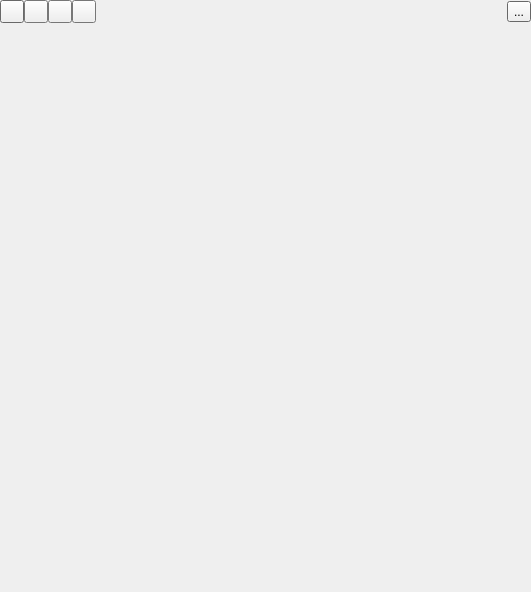
<?xml version="1.0" encoding="UTF-8"?>
<ui version="4.0">
 <class>CameraWidget</class>
 <widget class="QWidget" name="CameraWidget">
  <property name="geometry">
   <rect>
    <x>0</x>
    <y>0</y>
    <width>531</width>
    <height>592</height>
   </rect>
  </property>
  <property name="windowTitle">
   <string>Camera</string>
  </property>
  <layout class="QVBoxLayout" name="verticalLayout">
   <property name="spacing">
    <number>0</number>
   </property>
   <property name="leftMargin">
    <number>0</number>
   </property>
   <property name="topMargin">
    <number>0</number>
   </property>
   <property name="rightMargin">
    <number>0</number>
   </property>
   <property name="bottomMargin">
    <number>0</number>
   </property>
   <item>
    <widget class="QStackedWidget" name="stackedWidgetScreens">
     <property name="sizePolicy">
      <sizepolicy hsizetype="Preferred" vsizetype="Preferred">
       <horstretch>1</horstretch>
       <verstretch>0</verstretch>
      </sizepolicy>
     </property>
     <property name="palette">
      <palette>
       <active>
        <colorrole role="Base">
         <brush brushstyle="SolidPattern">
          <color alpha="255">
           <red>255</red>
           <green>255</green>
           <blue>255</blue>
          </color>
         </brush>
        </colorrole>
        <colorrole role="Window">
         <brush brushstyle="SolidPattern">
          <color alpha="255">
           <red>145</red>
           <green>145</green>
           <blue>145</blue>
          </color>
         </brush>
        </colorrole>
       </active>
       <inactive>
        <colorrole role="Base">
         <brush brushstyle="SolidPattern">
          <color alpha="255">
           <red>255</red>
           <green>255</green>
           <blue>255</blue>
          </color>
         </brush>
        </colorrole>
        <colorrole role="Window">
         <brush brushstyle="SolidPattern">
          <color alpha="255">
           <red>145</red>
           <green>145</green>
           <blue>145</blue>
          </color>
         </brush>
        </colorrole>
       </inactive>
       <disabled>
        <colorrole role="Base">
         <brush brushstyle="SolidPattern">
          <color alpha="255">
           <red>145</red>
           <green>145</green>
           <blue>145</blue>
          </color>
         </brush>
        </colorrole>
        <colorrole role="Window">
         <brush brushstyle="SolidPattern">
          <color alpha="255">
           <red>145</red>
           <green>145</green>
           <blue>145</blue>
          </color>
         </brush>
        </colorrole>
       </disabled>
      </palette>
     </property>
     <property name="lineWidth">
      <number>0</number>
     </property>
     <property name="currentIndex">
      <number>1</number>
     </property>
     <widget class="QWidget" name="pageCameraList">
      <layout class="QVBoxLayout" name="verticalLayout_4">
       <property name="spacing">
        <number>0</number>
       </property>
       <property name="leftMargin">
        <number>0</number>
       </property>
       <property name="topMargin">
        <number>0</number>
       </property>
       <property name="rightMargin">
        <number>0</number>
       </property>
       <property name="bottomMargin">
        <number>0</number>
       </property>
       <item>
        <widget class="QListWidget" name="listWidgetCameras">
         <property name="sizePolicy">
          <sizepolicy hsizetype="Minimum" vsizetype="Expanding">
           <horstretch>0</horstretch>
           <verstretch>0</verstretch>
          </sizepolicy>
         </property>
         <property name="palette">
          <palette>
           <active>
            <colorrole role="WindowText">
             <brush brushstyle="SolidPattern">
              <color alpha="255">
               <red>255</red>
               <green>255</green>
               <blue>255</blue>
              </color>
             </brush>
            </colorrole>
            <colorrole role="Button">
             <brush brushstyle="SolidPattern">
              <color alpha="0">
               <red>0</red>
               <green>0</green>
               <blue>0</blue>
              </color>
             </brush>
            </colorrole>
            <colorrole role="Light">
             <brush brushstyle="SolidPattern">
              <color alpha="0">
               <red>0</red>
               <green>0</green>
               <blue>0</blue>
              </color>
             </brush>
            </colorrole>
            <colorrole role="Midlight">
             <brush brushstyle="SolidPattern">
              <color alpha="0">
               <red>0</red>
               <green>0</green>
               <blue>0</blue>
              </color>
             </brush>
            </colorrole>
            <colorrole role="Dark">
             <brush brushstyle="SolidPattern">
              <color alpha="0">
               <red>0</red>
               <green>0</green>
               <blue>0</blue>
              </color>
             </brush>
            </colorrole>
            <colorrole role="Mid">
             <brush brushstyle="SolidPattern">
              <color alpha="0">
               <red>0</red>
               <green>0</green>
               <blue>0</blue>
              </color>
             </brush>
            </colorrole>
            <colorrole role="Text">
             <brush brushstyle="SolidPattern">
              <color alpha="255">
               <red>255</red>
               <green>255</green>
               <blue>255</blue>
              </color>
             </brush>
            </colorrole>
            <colorrole role="BrightText">
             <brush brushstyle="SolidPattern">
              <color alpha="255">
               <red>255</red>
               <green>255</green>
               <blue>255</blue>
              </color>
             </brush>
            </colorrole>
            <colorrole role="ButtonText">
             <brush brushstyle="SolidPattern">
              <color alpha="255">
               <red>255</red>
               <green>255</green>
               <blue>255</blue>
              </color>
             </brush>
            </colorrole>
            <colorrole role="Base">
             <brush brushstyle="SolidPattern">
              <color alpha="255">
               <red>0</red>
               <green>0</green>
               <blue>0</blue>
              </color>
             </brush>
            </colorrole>
            <colorrole role="Window">
             <brush brushstyle="SolidPattern">
              <color alpha="0">
               <red>0</red>
               <green>0</green>
               <blue>0</blue>
              </color>
             </brush>
            </colorrole>
            <colorrole role="Shadow">
             <brush brushstyle="SolidPattern">
              <color alpha="255">
               <red>0</red>
               <green>0</green>
               <blue>0</blue>
              </color>
             </brush>
            </colorrole>
            <colorrole role="AlternateBase">
             <brush brushstyle="SolidPattern">
              <color alpha="127">
               <red>0</red>
               <green>0</green>
               <blue>0</blue>
              </color>
             </brush>
            </colorrole>
            <colorrole role="ToolTipBase">
             <brush brushstyle="SolidPattern">
              <color alpha="255">
               <red>255</red>
               <green>255</green>
               <blue>220</blue>
              </color>
             </brush>
            </colorrole>
            <colorrole role="ToolTipText">
             <brush brushstyle="SolidPattern">
              <color alpha="255">
               <red>0</red>
               <green>0</green>
               <blue>0</blue>
              </color>
             </brush>
            </colorrole>
            <colorrole role="PlaceholderText">
             <brush brushstyle="NoBrush">
              <color alpha="128">
               <red>255</red>
               <green>255</green>
               <blue>255</blue>
              </color>
             </brush>
            </colorrole>
           </active>
           <inactive>
            <colorrole role="WindowText">
             <brush brushstyle="SolidPattern">
              <color alpha="255">
               <red>255</red>
               <green>255</green>
               <blue>255</blue>
              </color>
             </brush>
            </colorrole>
            <colorrole role="Button">
             <brush brushstyle="SolidPattern">
              <color alpha="0">
               <red>0</red>
               <green>0</green>
               <blue>0</blue>
              </color>
             </brush>
            </colorrole>
            <colorrole role="Light">
             <brush brushstyle="SolidPattern">
              <color alpha="0">
               <red>0</red>
               <green>0</green>
               <blue>0</blue>
              </color>
             </brush>
            </colorrole>
            <colorrole role="Midlight">
             <brush brushstyle="SolidPattern">
              <color alpha="0">
               <red>0</red>
               <green>0</green>
               <blue>0</blue>
              </color>
             </brush>
            </colorrole>
            <colorrole role="Dark">
             <brush brushstyle="SolidPattern">
              <color alpha="0">
               <red>0</red>
               <green>0</green>
               <blue>0</blue>
              </color>
             </brush>
            </colorrole>
            <colorrole role="Mid">
             <brush brushstyle="SolidPattern">
              <color alpha="0">
               <red>0</red>
               <green>0</green>
               <blue>0</blue>
              </color>
             </brush>
            </colorrole>
            <colorrole role="Text">
             <brush brushstyle="SolidPattern">
              <color alpha="255">
               <red>255</red>
               <green>255</green>
               <blue>255</blue>
              </color>
             </brush>
            </colorrole>
            <colorrole role="BrightText">
             <brush brushstyle="SolidPattern">
              <color alpha="255">
               <red>255</red>
               <green>255</green>
               <blue>255</blue>
              </color>
             </brush>
            </colorrole>
            <colorrole role="ButtonText">
             <brush brushstyle="SolidPattern">
              <color alpha="255">
               <red>255</red>
               <green>255</green>
               <blue>255</blue>
              </color>
             </brush>
            </colorrole>
            <colorrole role="Base">
             <brush brushstyle="SolidPattern">
              <color alpha="255">
               <red>0</red>
               <green>0</green>
               <blue>0</blue>
              </color>
             </brush>
            </colorrole>
            <colorrole role="Window">
             <brush brushstyle="SolidPattern">
              <color alpha="0">
               <red>0</red>
               <green>0</green>
               <blue>0</blue>
              </color>
             </brush>
            </colorrole>
            <colorrole role="Shadow">
             <brush brushstyle="SolidPattern">
              <color alpha="255">
               <red>0</red>
               <green>0</green>
               <blue>0</blue>
              </color>
             </brush>
            </colorrole>
            <colorrole role="AlternateBase">
             <brush brushstyle="SolidPattern">
              <color alpha="127">
               <red>0</red>
               <green>0</green>
               <blue>0</blue>
              </color>
             </brush>
            </colorrole>
            <colorrole role="ToolTipBase">
             <brush brushstyle="SolidPattern">
              <color alpha="255">
               <red>255</red>
               <green>255</green>
               <blue>220</blue>
              </color>
             </brush>
            </colorrole>
            <colorrole role="ToolTipText">
             <brush brushstyle="SolidPattern">
              <color alpha="255">
               <red>0</red>
               <green>0</green>
               <blue>0</blue>
              </color>
             </brush>
            </colorrole>
            <colorrole role="PlaceholderText">
             <brush brushstyle="NoBrush">
              <color alpha="128">
               <red>255</red>
               <green>255</green>
               <blue>255</blue>
              </color>
             </brush>
            </colorrole>
           </inactive>
           <disabled>
            <colorrole role="WindowText">
             <brush brushstyle="SolidPattern">
              <color alpha="0">
               <red>0</red>
               <green>0</green>
               <blue>0</blue>
              </color>
             </brush>
            </colorrole>
            <colorrole role="Button">
             <brush brushstyle="SolidPattern">
              <color alpha="0">
               <red>0</red>
               <green>0</green>
               <blue>0</blue>
              </color>
             </brush>
            </colorrole>
            <colorrole role="Light">
             <brush brushstyle="SolidPattern">
              <color alpha="0">
               <red>0</red>
               <green>0</green>
               <blue>0</blue>
              </color>
             </brush>
            </colorrole>
            <colorrole role="Midlight">
             <brush brushstyle="SolidPattern">
              <color alpha="0">
               <red>0</red>
               <green>0</green>
               <blue>0</blue>
              </color>
             </brush>
            </colorrole>
            <colorrole role="Dark">
             <brush brushstyle="SolidPattern">
              <color alpha="0">
               <red>0</red>
               <green>0</green>
               <blue>0</blue>
              </color>
             </brush>
            </colorrole>
            <colorrole role="Mid">
             <brush brushstyle="SolidPattern">
              <color alpha="0">
               <red>0</red>
               <green>0</green>
               <blue>0</blue>
              </color>
             </brush>
            </colorrole>
            <colorrole role="Text">
             <brush brushstyle="SolidPattern">
              <color alpha="0">
               <red>0</red>
               <green>0</green>
               <blue>0</blue>
              </color>
             </brush>
            </colorrole>
            <colorrole role="BrightText">
             <brush brushstyle="SolidPattern">
              <color alpha="255">
               <red>255</red>
               <green>255</green>
               <blue>255</blue>
              </color>
             </brush>
            </colorrole>
            <colorrole role="ButtonText">
             <brush brushstyle="SolidPattern">
              <color alpha="0">
               <red>0</red>
               <green>0</green>
               <blue>0</blue>
              </color>
             </brush>
            </colorrole>
            <colorrole role="Base">
             <brush brushstyle="SolidPattern">
              <color alpha="0">
               <red>0</red>
               <green>0</green>
               <blue>0</blue>
              </color>
             </brush>
            </colorrole>
            <colorrole role="Window">
             <brush brushstyle="SolidPattern">
              <color alpha="0">
               <red>0</red>
               <green>0</green>
               <blue>0</blue>
              </color>
             </brush>
            </colorrole>
            <colorrole role="Shadow">
             <brush brushstyle="SolidPattern">
              <color alpha="255">
               <red>0</red>
               <green>0</green>
               <blue>0</blue>
              </color>
             </brush>
            </colorrole>
            <colorrole role="AlternateBase">
             <brush brushstyle="SolidPattern">
              <color alpha="0">
               <red>0</red>
               <green>0</green>
               <blue>0</blue>
              </color>
             </brush>
            </colorrole>
            <colorrole role="ToolTipBase">
             <brush brushstyle="SolidPattern">
              <color alpha="255">
               <red>255</red>
               <green>255</green>
               <blue>220</blue>
              </color>
             </brush>
            </colorrole>
            <colorrole role="ToolTipText">
             <brush brushstyle="SolidPattern">
              <color alpha="255">
               <red>0</red>
               <green>0</green>
               <blue>0</blue>
              </color>
             </brush>
            </colorrole>
            <colorrole role="PlaceholderText">
             <brush brushstyle="NoBrush">
              <color alpha="128">
               <red>255</red>
               <green>255</green>
               <blue>255</blue>
              </color>
             </brush>
            </colorrole>
           </disabled>
          </palette>
         </property>
         <property name="frameShape">
          <enum>QFrame::NoFrame</enum>
         </property>
         <property name="frameShadow">
          <enum>QFrame::Plain</enum>
         </property>
         <property name="lineWidth">
          <number>0</number>
         </property>
         <property name="horizontalScrollBarPolicy">
          <enum>Qt::ScrollBarAlwaysOff</enum>
         </property>
         <property name="uniformItemSizes">
          <bool>true</bool>
         </property>
        </widget>
       </item>
       <item>
        <widget class="QLabel" name="labelNoCamerasAvailable">
         <property name="text">
          <string>Please connect a camera if supported on this device.</string>
         </property>
         <property name="alignment">
          <set>Qt::AlignCenter</set>
         </property>
        </widget>
       </item>
      </layout>
     </widget>
     <widget class="QWidget" name="pageViewfinder">
      <layout class="QVBoxLayout" name="verticalLayout_3">
       <property name="spacing">
        <number>0</number>
       </property>
       <property name="leftMargin">
        <number>0</number>
       </property>
       <property name="topMargin">
        <number>0</number>
       </property>
       <property name="rightMargin">
        <number>0</number>
       </property>
       <property name="bottomMargin">
        <number>0</number>
       </property>
       <item>
        <layout class="QHBoxLayout" name="horizontalLayout">
         <item>
          <widget class="QToolButton" name="toolButtonFocus">
           <property name="enabled">
            <bool>true</bool>
           </property>
           <property name="text">
            <string/>
           </property>
           <property name="icon">
            <iconset resource="../../libres/resources/icons.qrc">
             <normaloff>:/icons/focus.svg</normaloff>:/icons/focus.svg</iconset>
           </property>
          </widget>
         </item>
         <item>
          <widget class="QToolButton" name="toolButtonCaptureImage">
           <property name="enabled">
            <bool>false</bool>
           </property>
           <property name="text">
            <string/>
           </property>
           <property name="icon">
            <iconset resource="../../libres/resources/icons.qrc">
             <normaloff>:/icons/snap.svg</normaloff>:/icons/snap.svg</iconset>
           </property>
          </widget>
         </item>
         <item>
          <widget class="QToolButton" name="toolButtonRecordVideo">
           <property name="enabled">
            <bool>false</bool>
           </property>
           <property name="text">
            <string/>
           </property>
           <property name="icon">
            <iconset resource="../../libres/resources/icons.qrc">
             <normaloff>:/icons/record.svg</normaloff>:/icons/record.svg</iconset>
           </property>
           <property name="checkable">
            <bool>true</bool>
           </property>
          </widget>
         </item>
         <item>
          <widget class="QToolButton" name="toolButtonPauseVideoRecording">
           <property name="enabled">
            <bool>false</bool>
           </property>
           <property name="text">
            <string/>
           </property>
           <property name="icon">
            <iconset resource="../../libres/resources/icons.qrc">
             <normaloff>:/icons/pause.svg</normaloff>:/icons/pause.svg</iconset>
           </property>
           <property name="checkable">
            <bool>true</bool>
           </property>
          </widget>
         </item>
         <item>
          <spacer name="horizontalSpacer">
           <property name="orientation">
            <enum>Qt::Horizontal</enum>
           </property>
           <property name="sizeHint" stdset="0">
            <size>
             <width>40</width>
             <height>20</height>
            </size>
           </property>
          </spacer>
         </item>
         <item>
          <widget class="QToolButton" name="toolButtonSettings">
           <property name="text">
            <string>...</string>
           </property>
           <property name="icon">
            <iconset resource="../../libres/resources/icons.qrc">
             <normaloff>:/icons/settings.svg</normaloff>:/icons/settings.svg</iconset>
           </property>
          </widget>
         </item>
        </layout>
       </item>
       <item>
        <widget class="QLabel" name="labelMessage">
         <property name="text">
          <string/>
         </property>
        </widget>
       </item>
       <item>
        <widget class="QWidget" name="viewfinder" native="true">
         <property name="sizePolicy">
          <sizepolicy hsizetype="Minimum" vsizetype="Expanding">
           <horstretch>0</horstretch>
           <verstretch>0</verstretch>
          </sizepolicy>
         </property>
        </widget>
       </item>
      </layout>
     </widget>
     <widget class="QWidget" name="pageImagePreview">
      <layout class="QGridLayout" name="gridLayout_4">
       <property name="leftMargin">
        <number>0</number>
       </property>
       <property name="topMargin">
        <number>0</number>
       </property>
       <property name="rightMargin">
        <number>0</number>
       </property>
       <property name="bottomMargin">
        <number>0</number>
       </property>
       <property name="spacing">
        <number>0</number>
       </property>
       <item row="0" column="0">
        <widget class="QLabel" name="lastImagePreviewLabel">
         <property name="sizePolicy">
          <sizepolicy hsizetype="Preferred" vsizetype="MinimumExpanding">
           <horstretch>0</horstretch>
           <verstretch>0</verstretch>
          </sizepolicy>
         </property>
         <property name="frameShape">
          <enum>QFrame::Box</enum>
         </property>
         <property name="text">
          <string/>
         </property>
        </widget>
       </item>
      </layout>
     </widget>
     <widget class="QWidget" name="pageSettings">
      <layout class="QVBoxLayout" name="verticalLayout_5">
       <property name="spacing">
        <number>0</number>
       </property>
       <property name="leftMargin">
        <number>0</number>
       </property>
       <property name="topMargin">
        <number>0</number>
       </property>
       <property name="rightMargin">
        <number>0</number>
       </property>
       <property name="bottomMargin">
        <number>0</number>
       </property>
       <item>
        <widget class="QScrollArea" name="scrollArea">
         <property name="frameShape">
          <enum>QFrame::NoFrame</enum>
         </property>
         <property name="frameShadow">
          <enum>QFrame::Plain</enum>
         </property>
         <property name="lineWidth">
          <number>0</number>
         </property>
         <property name="horizontalScrollBarPolicy">
          <enum>Qt::ScrollBarAlwaysOff</enum>
         </property>
         <property name="widgetResizable">
          <bool>true</bool>
         </property>
         <widget class="QWidget" name="scrollAreaWidgetContents">
          <property name="geometry">
           <rect>
            <x>0</x>
            <y>0</y>
            <width>115</width>
            <height>499</height>
           </rect>
          </property>
          <layout class="QVBoxLayout" name="verticalLayout_2">
           <property name="spacing">
            <number>0</number>
           </property>
           <property name="leftMargin">
            <number>0</number>
           </property>
           <property name="topMargin">
            <number>0</number>
           </property>
           <property name="rightMargin">
            <number>0</number>
           </property>
           <property name="bottomMargin">
            <number>0</number>
           </property>
           <item>
            <widget class="QToolButton" name="toolButtonBack">
             <property name="text">
              <string>...</string>
             </property>
             <property name="icon">
              <iconset resource="../../libres/resources/icons.qrc">
               <normaloff>:/icons/arrow_left.svg</normaloff>:/icons/arrow_left.svg</iconset>
             </property>
            </widget>
           </item>
           <item>
            <widget class="QGroupBox" name="groupBoxViteoSettings">
             <property name="title">
              <string>Video</string>
             </property>
             <layout class="QGridLayout" name="gridLayout_7">
              <property name="leftMargin">
               <number>0</number>
              </property>
              <property name="topMargin">
               <number>0</number>
              </property>
              <property name="rightMargin">
               <number>0</number>
              </property>
              <property name="bottomMargin">
               <number>0</number>
              </property>
              <property name="spacing">
               <number>0</number>
              </property>
              <item row="5" column="0" colspan="2">
               <widget class="QComboBox" name="videoFramerateBox"/>
              </item>
              <item row="6" column="0" colspan="2">
               <widget class="QLabel" name="label_6">
                <property name="text">
                 <string>Video Codec:</string>
                </property>
               </widget>
              </item>
              <item row="7" column="0" colspan="2">
               <widget class="QComboBox" name="videoCodecBox"/>
              </item>
              <item row="2" column="0" colspan="2">
               <widget class="QLabel" name="label_8">
                <property name="text">
                 <string>Resolution:</string>
                </property>
               </widget>
              </item>
              <item row="9" column="1">
               <widget class="QSlider" name="videoQualitySlider">
                <property name="maximum">
                 <number>4</number>
                </property>
                <property name="orientation">
                 <enum>Qt::Horizontal</enum>
                </property>
               </widget>
              </item>
              <item row="3" column="0" colspan="2">
               <widget class="QComboBox" name="videoResolutionBox"/>
              </item>
              <item row="4" column="0" colspan="2">
               <widget class="QLabel" name="label_9">
                <property name="text">
                 <string>Framerate:</string>
                </property>
               </widget>
              </item>
              <item row="8" column="1">
               <widget class="QLabel" name="label_7">
                <property name="text">
                 <string>Quality:</string>
                </property>
               </widget>
              </item>
              <item row="11" column="1">
               <widget class="QSlider" name="exposureCompensation">
                <property name="minimum">
                 <number>-4</number>
                </property>
                <property name="maximum">
                 <number>4</number>
                </property>
                <property name="pageStep">
                 <number>2</number>
                </property>
                <property name="orientation">
                 <enum>Qt::Horizontal</enum>
                </property>
                <property name="tickPosition">
                 <enum>QSlider::TicksAbove</enum>
                </property>
               </widget>
              </item>
              <item row="10" column="1">
               <widget class="QLabel" name="label_13">
                <property name="text">
                 <string>Exopsure:</string>
                </property>
               </widget>
              </item>
             </layout>
            </widget>
           </item>
           <item>
            <widget class="QGroupBox" name="groupBoxImageSettings">
             <property name="title">
              <string>Image</string>
             </property>
             <layout class="QGridLayout" name="gridLayout_9">
              <property name="leftMargin">
               <number>0</number>
              </property>
              <property name="topMargin">
               <number>0</number>
              </property>
              <property name="rightMargin">
               <number>0</number>
              </property>
              <property name="bottomMargin">
               <number>0</number>
              </property>
              <property name="spacing">
               <number>0</number>
              </property>
              <item row="5" column="1">
               <widget class="QSlider" name="imageQualitySlider">
                <property name="maximum">
                 <number>4</number>
                </property>
                <property name="orientation">
                 <enum>Qt::Horizontal</enum>
                </property>
               </widget>
              </item>
              <item row="2" column="0" colspan="2">
               <widget class="QLabel" name="label_11">
                <property name="text">
                 <string>Image Format:</string>
                </property>
               </widget>
              </item>
              <item row="3" column="0" colspan="2">
               <widget class="QComboBox" name="imageCodecBox"/>
              </item>
              <item row="0" column="0" colspan="2">
               <widget class="QLabel" name="label_10">
                <property name="text">
                 <string>Resolution:</string>
                </property>
               </widget>
              </item>
              <item row="1" column="0" colspan="2">
               <widget class="QComboBox" name="imageResolutionBox"/>
              </item>
              <item row="4" column="1">
               <widget class="QLabel" name="label_12">
                <property name="text">
                 <string>Quality:</string>
                </property>
               </widget>
              </item>
             </layout>
            </widget>
           </item>
           <item>
            <widget class="QGroupBox" name="groupBoxAudioSettings">
             <property name="title">
              <string>Audio</string>
             </property>
             <layout class="QGridLayout" name="gridLayout_8">
              <property name="leftMargin">
               <number>0</number>
              </property>
              <property name="topMargin">
               <number>0</number>
              </property>
              <property name="rightMargin">
               <number>0</number>
              </property>
              <property name="bottomMargin">
               <number>0</number>
              </property>
              <property name="spacing">
               <number>0</number>
              </property>
              <item row="5" column="0" colspan="2">
               <widget class="QSlider" name="audioQualitySlider">
                <property name="maximum">
                 <number>4</number>
                </property>
                <property name="orientation">
                 <enum>Qt::Horizontal</enum>
                </property>
               </widget>
              </item>
              <item row="6" column="0">
               <widget class="QLabel" name="label_4">
                <property name="text">
                 <string>Container Format:</string>
                </property>
               </widget>
              </item>
              <item row="0" column="0" colspan="2">
               <widget class="QLabel" name="label_2">
                <property name="text">
                 <string>Audio Codec:</string>
                </property>
               </widget>
              </item>
              <item row="1" column="0" colspan="2">
               <widget class="QComboBox" name="audioCodecBox"/>
              </item>
              <item row="7" column="0" colspan="2">
               <widget class="QComboBox" name="containerFormatBox"/>
              </item>
              <item row="4" column="0">
               <widget class="QLabel" name="label_3">
                <property name="text">
                 <string>Quality:</string>
                </property>
               </widget>
              </item>
              <item row="2" column="0" colspan="2">
               <widget class="QLabel" name="label_5">
                <property name="text">
                 <string>Sample Rate:</string>
                </property>
               </widget>
              </item>
              <item row="3" column="0" colspan="2">
               <widget class="QComboBox" name="audioSampleRateBox"/>
              </item>
             </layout>
            </widget>
           </item>
          </layout>
         </widget>
        </widget>
       </item>
      </layout>
     </widget>
    </widget>
   </item>
  </layout>
 </widget>
 <resources>
  <include location="../../libres/resources/icons.qrc"/>
 </resources>
 <connections/>
 <slots>
  <slot>record()</slot>
  <slot>pause()</slot>
  <slot>stop()</slot>
  <slot>enablePreview(bool)</slot>
  <slot>configureCaptureSettings()</slot>
  <slot>takeImage()</slot>
  <slot>startCamera()</slot>
  <slot>toggleLock()</slot>
  <slot>setMuted(bool)</slot>
  <slot>stopCamera()</slot>
  <slot>setExposureCompensation(int)</slot>
 </slots>
</ui>
